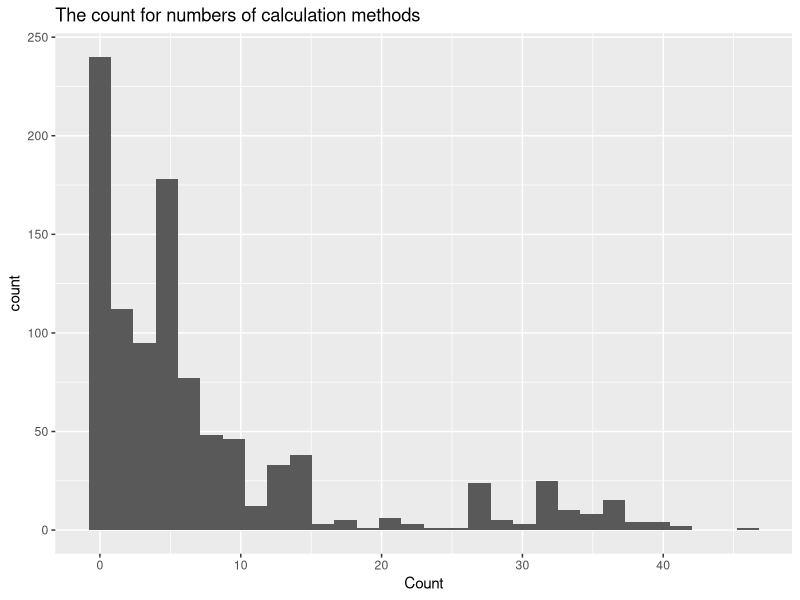

R code for this plot:
## ---- chunk 1
library(combinat)
library(stringr)
library(ggplot2)
## ---- chunk 2
#calculating function
num_sign=function(a,b,sign){
  if(sign==1){
    return(a+b)
  }
  else if(sign==2){
    return(a-b)
  }
  else if(sign==3){
    return(a*b)
  }
    else if(sign==4){
      return(a/b)
    }
  else if(sign==5){
    return(b-a)
  }
  else if(sign==6){
    return(b/a)
  }
}

## ---- chunk 3
#Print strings
trans=function(b,c,a){
  stopifnot(a==1 | a==2 | a==3 | a==4 | a==5 | a==6)
  if(a==1){
    k1=paste("(",b,"+",c,")")
    return(k1)
  }
    else if(a==2){
      k2=paste("(",b,"-",c,")")
      return(k2)
    }
  else if(a==3){
     k3=paste(b,"*",c)
     return(k3)
  }
  else if(a==4){
    k4=paste(b,"/",c)
    return(k4)
  }
  else if(a==5){
    k5=paste("(",c,"-",b,")")
    return(k5)
  }
  else{
    k6=paste(c,"/",b)
    return(k6)
  }
}

## ---- chunk 4
game24=function(A,b=24){
  len=length(A)
  B=permn(A)
  stopifnot(len==4)
  stopifnot(A[1]%%1==0 & A[2]%%1==0 & A[3]%%1==0 & A[4]%%1==0)
  method=vector(mode="character",length=0)
  operation_1=vector(mode="character",length=0)
  operation_2=vector(mode="character",length=0)
  operation_3=vector(mode="character",length=0)
  rep=vector(mode="integer",length=0)
  result1=vector(mode="integer",length=0)
  result2=vector(mode="integer",length=0)
  for(s in 1:factorial(len)){
    for(i in 1:6){
     result1_temp=num_sign(B[[s]][1],B[[s]][2],i)
     for(j in 1:6){
       result2_temp=num_sign(result1_temp,B[[s]][3],j)
       for(k in 1:6){
         result3=num_sign(result2_temp,B[[s]][4],k)
         if(result3==b){
           operation_1=c(operation_1,trans(B[[s]][1],B[[s]][2],i))
           operation_2=c(operation_2,trans(result1_temp,B[[s]][3],j))
           operation_3=c(operation_3,trans(result2_temp,B[[s]][4],k))
           result1=c(result1,result1_temp)
           result2=c(result2,result2_temp)
         }
       }
     }
    }
  }
  
  if(length(result1) == 0) {
    return(FALSE)
  }
  
    for(q in 1:(length(result1)-1)){
    s=q+1
    for(p in s:length(result1)){
      if(result1[q]==result1[p]){
        if(result2[q]==result2[p]){
        rep=c(rep,p)
        } 
      }
    }
    }
      operation_1=operation_1[-rep]
      operation_2=operation_2[-rep]
      operation_3=operation_3[-rep]
      result1=result1[-rep]
      result2=result2[-rep]
 
    for(f in 1:length(operation_1)){
      method=c(method,str_c(operation_1[f]," = ", result1[f], " then ",
                     operation_2[f]," = ", result2[f], " then ",
                     operation_3[f],  " = ", b))
    }
  
      #for(m in 1:length(method)){
        #print(paste("Method ", m, ":", method[m]))
      #}
    return(length(method))
}

## ---- chunk 5
#Test function
result_test = game24(c(7,2,3,4))
result_test

## ---- chunk 6
#Frequency table
table = function(n) {
  # n is number of combinations
  sample = sample.int(13, 4*n, replace = TRUE)
  sample = matrix(sample, nrow = n, ncol = 4, byrow = T)
  counts = vector(mode = "integer", length = 0)
  
  for (i in 1:n) {
    count = game24(sample[i,], b = 24)
    counts = c(counts, count)
  }

  result = cbind(sample, counts)
  return(result)

}
## ---- chunk 7
#Test for frequency
n = 1000
count = table(n)
count = as.data.frame(count)
colnames(count) = c('Card1', 'Card2', 'Card3', 'Card4', 'Count')

#Calculate the probability of combinations cannot do 24
length(count[count == 0]) / n

ggplot(count, aes(x= Count)) +
  geom_histogram() +
  labs(title = "The count for numbers of calculation methods")

## ---- chunk 8
#game 24 fail, then calculate other number
game_other = function(A, b) {
  stopifnot(is.vector(A) & is.vector(b) & length(A) == 4)
  if (game24(A,24) == F) {
    for (i in 1:length(b)) {
      if (game24(A,b[i]) != F) {
        break
      }
    }
  }
   return (game24(A,b[i]))
}

game_other(c(7,7,7,5), 25:30) 
